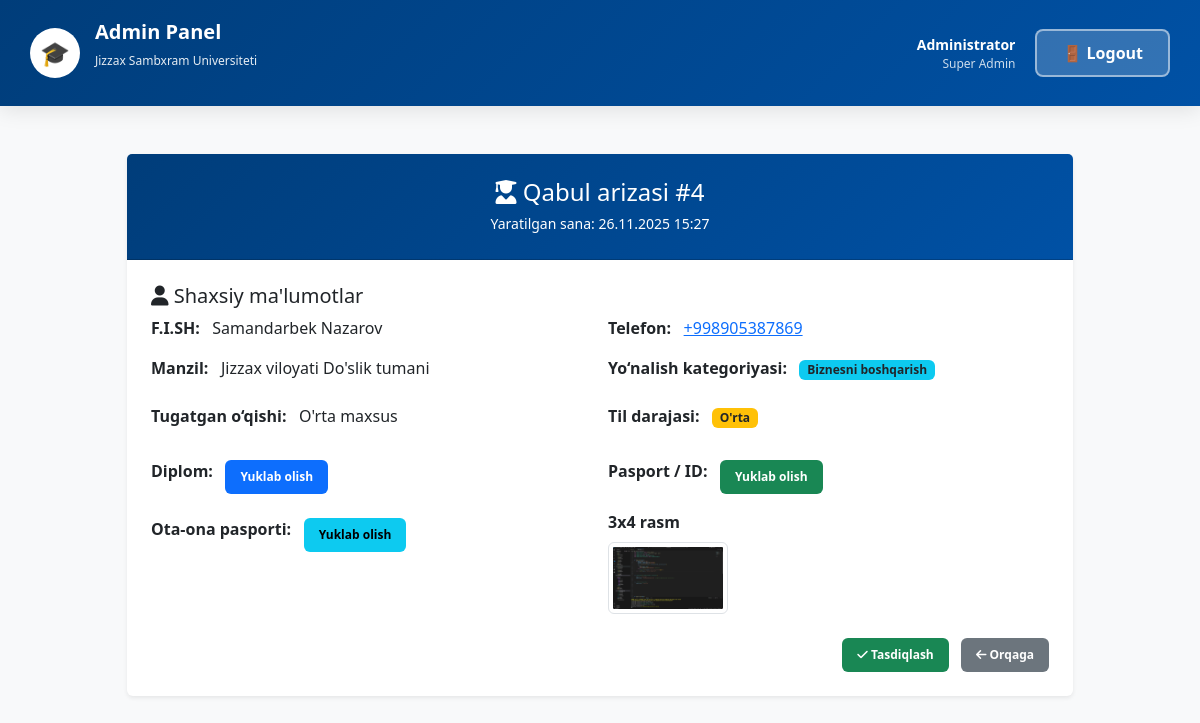
Page /application/4/ (signed in) on the committed database.
### myapp/models.py (models this page shows, shortened)
class QabulApplication(models.Model):
    phone_regex = RegexValidator(
        regex=r'^\+?\d{9,15}$',
        message="Telefon raqam formati noto‘g‘ri! Masalan: +998901234567"
    )
    full_name = models.CharField("F.I.SH (Familiya, Ism, Otasining ismi)",max_length=255)
    phone = models.CharField("Telefon raqami", max_length=20,validators=[phone_regex])
    address = models.CharField("Yashash manzilingiz",max_length=255)
    EDUCATION_CHOICES = [
        ('orta_maxsus', "O'rta maxsus"),
        ('oliy', "Oliy"),
        ('boshqa', "Boshqa"),
    ]
    education = models.CharField("Qaysi o'qishni tugatgansiz",max_length=20,choices=EDUCATION_CHOICES)
    LANGUAGE_LEVEL_CHOICES = [
        ('boshlangich', "Boshlang'ich"),
        ('orta', "O'rta"),
        ('yuqori', "Yuqori"),
        ('ona_tili', "Ona tili"),
    ]
    direction = models.CharField("Yo'nalish", max_length=255, blank=True, null=True)  # ← 🔥 BU YERDA EDI!
    category = models.ForeignKey(QabulCategory, on_delete=models.CASCADE, verbose_name="Yo'nalish kategoriyasi")
    language_level = models.CharField("Til bilish darajasi",max_length=20,choices=LANGUAGE_LEVEL_CHOICES)
    diploma = models.FileField("Shahodatnoma yoki diplom",upload_to='documents/diploma/')
    id_card = models.FileField("ID karta yoki pasport",upload_to='documents/id_card/')
    parent_passport = models.FileField( "Ota yoki onasi pasporti", upload_to='documents/parent_passport/')
    photo_3x4 = models.FileField("3x4 rasm", upload_to='photos/3x4/')
    created_at = models.DateTimeField( auto_now_add=True)
    is_published = models.BooleanField(blank=True,null=True, verbose_name='chop etish')
    class Meta:
        verbose_name = "Qabul arizasi"
        verbose_name_plural = "Qabul arizalari"
        ordering = ['id']  # eng yangi arizalar birinchi chiqadi

class QabulCategory(models.Model):
    name = models.CharField("Yo'nalish nomi", max_length=200)
    class Meta:
        verbose_name = "Yo'nalish Kategoriyasi"
        verbose_name_plural = "Yo'nalish Kategoriyalari"

### myapp/views.py (the view)
# urls.py: path('application/<int:pk>/', application_detail, name='application_detail'),
@login_required
def application_detail(request, pk):
    app = get_object_or_404(QabulApplication, pk=pk)
    if request.method == "POST":
        app.is_published = True
        app.save()
    bakalavr_count = QabulApplication.objects.filter(is_published=True).count()
    context = {
        'app': app,
        'bakalavr_count': bakalavr_count
    }
    return render(request, 'application_detail.html', context)

### templates/application_detail.html (shortened to what this page needs)
{% load static %}
<!DOCTYPE html>
<html lang="uz">
<head>
    <link href="https://cdn.jsdelivr.net/npm/bootstrap@5.3.2/dist/css/bootstrap.min.css" rel="stylesheet">
    <link rel="stylesheet" href="{% static 'css/admin.css' %}">
    <link rel="stylesheet" href="https://cdnjs.cloudflare.com/ajax/libs/font-awesome/6.5.0/css/all.min.css">
</head>
<body class="bg-light">
    <nav class="navbar">
        <div class="navbar-brand">
            <div class="navbar-logo">🎓</div>
            <div class="navbar-title">
                <h1>Admin Panel</h1>
                <p>Jizzax Sambxram Universiteti</p>
            </div>
        </div>
        <div class="navbar-user">
            <div class="user-info">
                <div class="name">Administrator</div>
                <div class="role">Super Admin</div>
            </div>
            <a href="{% url "myapp:logout" %}" class="logout-btn" onclick="logout()">🚪 Logout</a>
        </div>
    </nav>
<div class="container my-5">
    <div class="row justify-content-center">
        <div class="col-lg-10">
            <div class="card shadow-sm border-0">
                <div class="card-header bg-primary text-white text-center py-4">
                    <h4 class="mb-1">
                        <i class="fas fa-user-graduate"></i> Qabul arizasi #{{ app.id }}
                    </h4>
                    <small>Yaratilgan sana: {{ app.created_at|date:"d.m.Y H:i" }}</small>
                </div>
                <div class="card-body p-4">
                    <h5 class="section-title"><i class="fas fa-user"></i> Shaxsiy ma'lumotlar</h5>
                    <div class="row g-3 mb-4">
                        <div class="col-md-6 info-item">
                            <strong>F.I.SH: &nbsp;</strong>
                            {{ app.full_name }}
                        </div>
                        <div class="col-md-6 info-item">
                            <strong>Telefon: &nbsp;</strong>
                            <a href="tel:{{ app.phone }}">{{ app.phone }}</a>
                        </div>
                        <div class="col-md-6 info-item">
                            <strong>Manzil: &nbsp;</strong>
                            {{ app.address }}
                        </div>
                        <div class="col-md-6 info-item">
                            <strong>Yo‘nalish kategoriyasi: &nbsp;</strong>
                            <span class="badge bg-info text-dark">{{ app.category.name }}</span>
                        </div>
                    </div>
                    <div class="row g-3 mb-4">
                        <div class="col-md-6 info-item">
                            <strong>Tugatgan o‘qishi: &nbsp;</strong>
                            {{ app.get_education_display }}
                        </div>
                        <div class="col-md-6 info-item">
                            <strong>Til darajasi: &nbsp;</strong>
                            <span class="badge bg-warning text-dark">
                                {{ app.get_language_level_display }}
                            </span>
                        </div>
                    </div>
                    <div class="row g-3 mb-4">
                        <div class="col-md-6 info-item">
                            <strong>Diplom: &nbsp;</strong>
                            {% if app.diploma %}
                                <a href="{{ app.diploma.url }}" class="btn btn-sm btn-primary mt-2">Yuklab olish</a>
                            {% else %}
                                <span class="text-muted">Yuklanmagan</span>
                            {% endif %}
                        </div>
                        <div class="col-md-6 info-item">
                            <strong>Pasport / ID: &nbsp;</strong>
                            {% if app.id_card %}
                                <a href="{{ app.id_card.url }}" class="btn btn-sm btn-success mt-2">Yuklab olish</a>
                            {% else %}
                                <span class="text-muted">Yuklanmagan</span>
                            {% endif %}
                        </div>
                        <div class="col-md-6 info-item">
                            <strong>Ota-ona pasporti: &nbsp;</strong>
                            {% if app.parent_passport %}
                                <a href="{{ app.parent_passport.url }}" class="btn btn-sm btn-info mt-2">Yuklab olish</a>
                            {% else %}
                                <span class="text-muted">Yuklanmagan</span>
                            {% endif %}
                        </div>
                        <div class="col-md-6 info-item">
                            <strong>3x4 rasm</strong><br>
                            {% if app.photo_3x4 %}
                                <img src="{{ app.photo_3x4.url }}" class="img-thumbnail mt-2" width="120">
                            {% else %}
                                <span class="text-muted">Yuklanmagan</span>
                            {% endif %}
                        </div>
                    </div>
                    <div class="text-end mt-3">
                        {% if not app.is_published %}
                            <form method="post" class="d-inline">
                                <button type="submit" class="btn btn-success">
                                    <i class="fas fa-check"></i> Tasdiqlash
                                </button>
                            </form>
                        {% else %}
                            <span class="btn btn-info">
                                <i class="fas fa-check-circle"></i> Tasdiqlangan
                            </span>
                        {% endif %}
                        <a href="javascript:history.back()" class="btn btn-secondary ms-2">
                            <i class="fas fa-arrow-left"></i> Orqaga
                        </a>
                    </div>
                </div>
            </div>
        </div>
    </div>
</div>
</body>
</html>

### static/css/admin.css (style rules this page uses)
* { margin: 0; padding: 0; box-sizing: border-box; }
body { font-family: 'Segoe UI', Tahoma, Geneva, Verdana, sans-serif; background: #f5f7fa; min-height: 100vh; }
.navbar { background: linear-gradient(135deg, #003d7a 0%, #0051a5 100%); padding: 15px 30px; box-shadow: 0 4px 20px rgba(0, 0, 0, 0.1); display: flex; justify-content: space-between; align-items: center; position: sticky; top: 0; z-index: 1000; }
.navbar-brand { display: flex; align-items: center; gap: 15px; color: white; }
.navbar-logo { width: 50px; height: 50px; background: white; border-radius: 50%; display: flex; align-items: center; justify-content: center; font-size: 24px; font-weight: bold; color: #003d7a; }
.navbar-title h1 { font-size: 20px; font-weight: 700; }
.navbar-title p { font-size: 12px; opacity: 0.9; }
.navbar-user { display: flex; align-items: center; gap: 20px; }
.user-info { color: white; text-align: right; }
.user-info .name { font-weight: 600; font-size: 14px; }
.user-info .role { font-size: 12px; opacity: 0.8; }
.logout-btn { text-decoration: none; padding: 10px 25px; background: rgba(255, 255, 255, 0.2); color: white; border: 2px solid rgba(255, 255, 255, 0.5); border-radius: 8px; cursor: pointer; font-weight: 600; transition: all 0.3s ease; }
.container { max-width: 1400px; margin: 40px auto; padding: 0 30px; }
.btn { text-decoration: none; padding: 8px 15px; border: none; border-radius: 6px; cursor: pointer; font-size: 12px; font-weight: 600; transition: all 0.3s ease; }
.card-header { background: linear-gradient(135deg, #003d7a 0%, #0051a5 100%) !important; }

### rows in the picture
QabulApplication: id "4", created_at "26.11.2025 15:27", full_name "Samandarbek Nazarov", phone "+998905387869", address "Jizzax viloyati Do'slik tumani", category.name "Biznesni boshqarish", education "O'rta maxsus", language_level "O'rta", photo_3x4 (picture)
